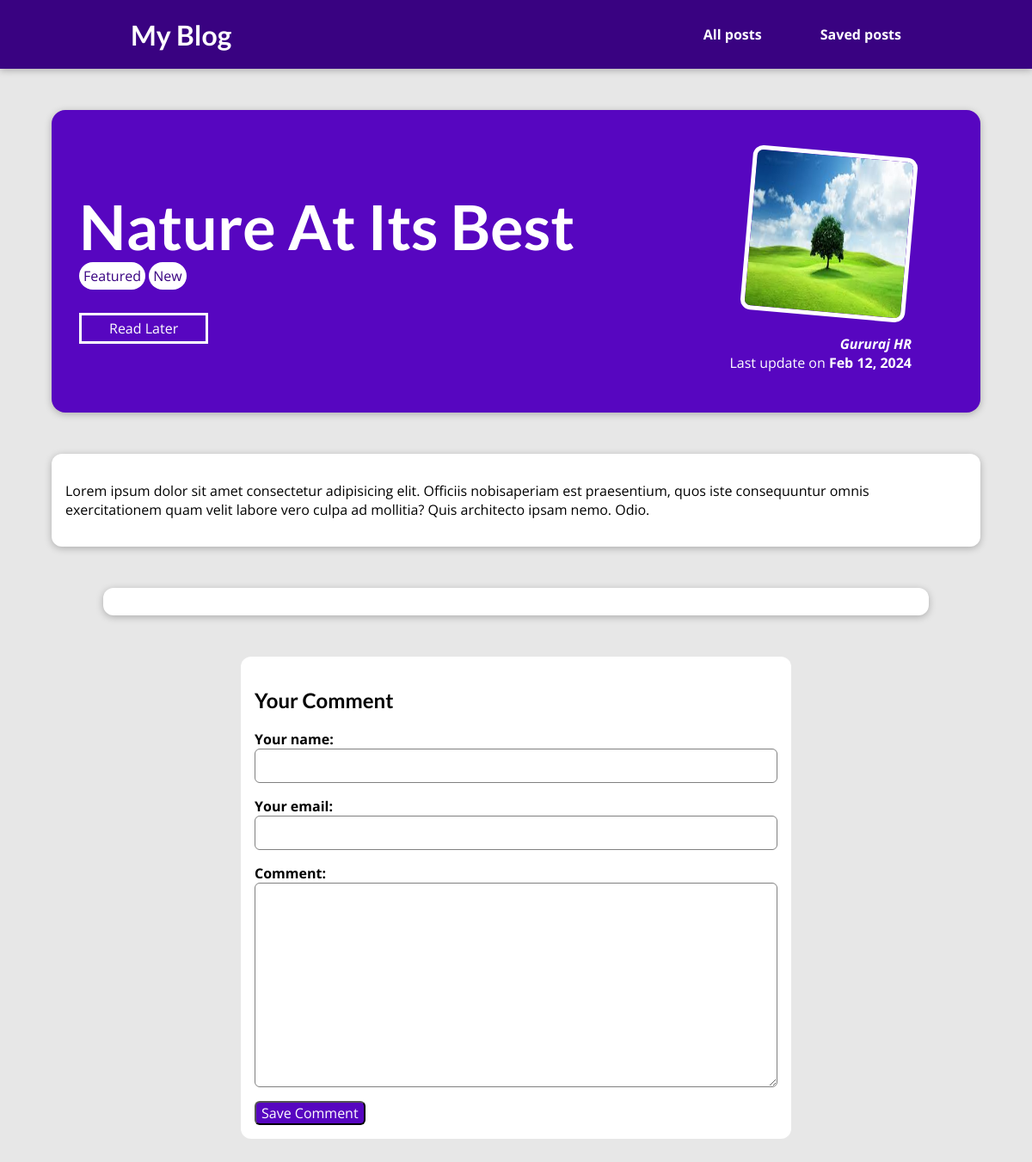
Page /posts/nature-at-its-best on the earlier database version.
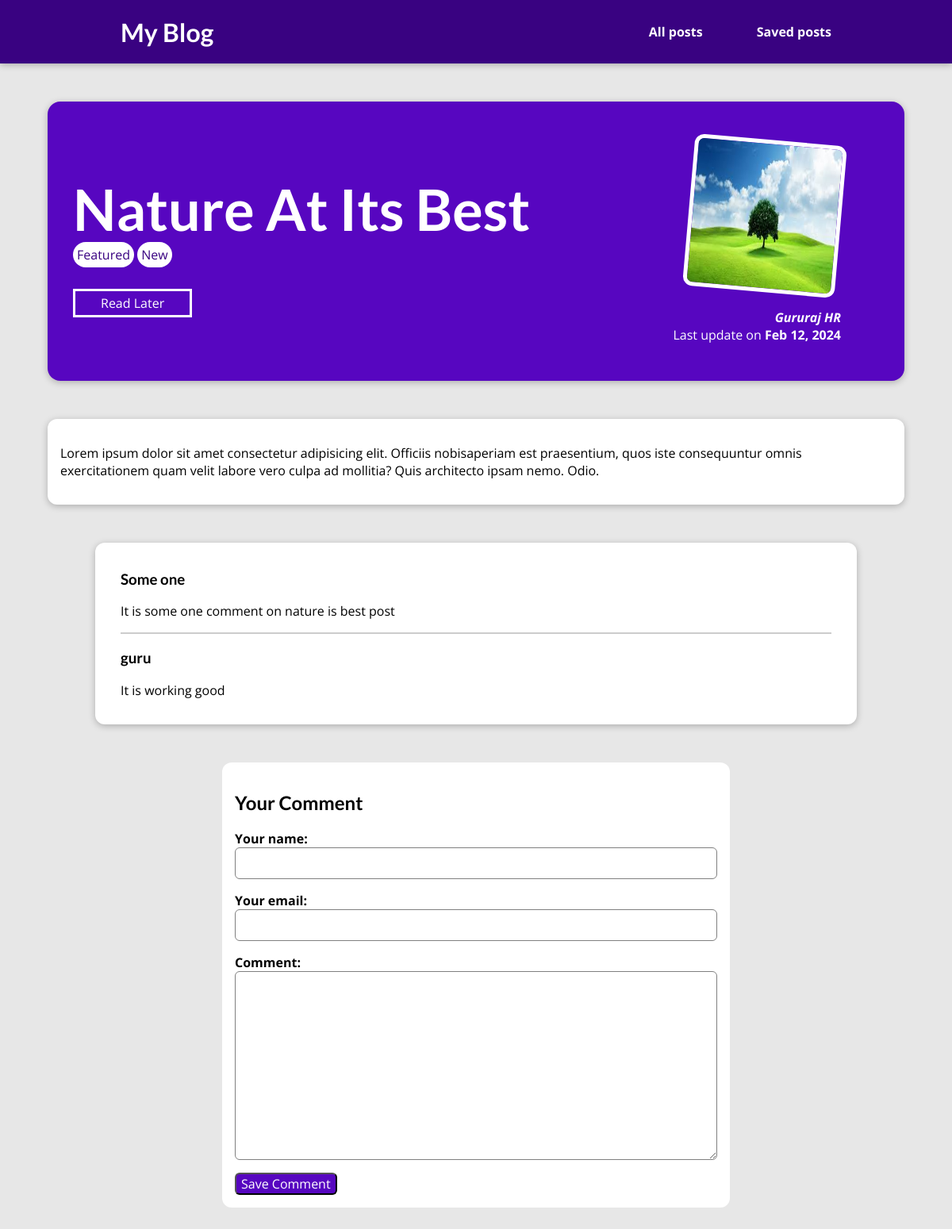
Same page on the later database version.
### blog/models.py (models this page shows, shortened)
class Post(models.Model):
    title = models.CharField(max_length = 50)
    excerpt = models.CharField(max_length = 500)
    image = models.ImageField(upload_to= "posts", null = True)
    date = models.DateField(auto_now = True)
    slug = models.SlugField(unique = True, db_index = True)
    content = models.TextField(validators = [MinLengthValidator(10)])
    author = models.ForeignKey(Author, on_delete = models.SET_NULL, related_name = "post", null = True)
    tags = models.ManyToManyField(Tag)

class Tag(models.Model):
    caption = models.CharField(max_length = 20)
    def __str__(self):
        return self.caption

class Author(models.Model):
    first_name = models.CharField(max_length = 100)
    last_name = models.CharField(max_length = 100)
    email = models.EmailField()
    def __str__(self):
        return f"{self.first_name} {self.last_name}"

class Comment(models.Model):
    user_name = models.CharField(max_length=50)
    user_email = models.EmailField()
    text = models.TextField(max_length = 400)
    post = models.ForeignKey(Post, on_delete = models.CASCADE, related_name = "comments")

### blog/views.py (the view, shortened to what this page needs)
# urls.py: path("posts/<slug:slug>", views.SinglePostView.as_view(), name = "posts-detailed-page"),
class SinglePostView(View):
        def is_save_later(self, request, post_id):
            stored_post = request.session.get("stored_post")
            if stored_post is not None:
                is_save_for_later = post_id in stored_post
            else:
                is_save_for_later = False
            return is_save_for_later
        def get(self, request, slug):
            post= Post.objects.get(slug = slug)
            context = {
                 "post": post,
                 "post_tags": post.tags.all(),
                 "comment_form": CommentForm(),
                 "comments": post.comments.all().order_by("-id"),
                 "is_saved_for_later": self.is_save_later(request, post.id)
            }
            return render(request, "blog/post-detail.html", context)

### blog/forms.py
class CommentForm(forms.ModelForm):
    class Meta:
        model = Comment
        exclude = ["post"]
        labels = {
            "user_name": "Your name",
            "user_email": "Your email",
            "text": "Comment",
        }

### blog/templates/blog/post-detail.html (shortened to what this page needs)
{% extends "base.html" %}
{%load static %}
{% block css_link %}
<link rel="stylesheet" href="{% static "blog/post-detail.css" %}">
{% endblock %}
{% block content %}
<section id = "summary">
    <h2>{{post.title}}</h2>
    <div>
        {% for tag in post_tags %}
            <span class="tag">{{tag}}</span>
        {% endfor %}
    </div>
    <div id = "read-later">
        <form action = "{% url "read-later" %}" method = "POST">
        <button>
            {% if is_saved_for_later %}
                remove Read later
            {% else %}
                Read Later
            {% endif %}
        </button>
        </form>
    </div>
    <article>
        <img src = {{ post.image.url }} alt = "mountain img"/>
        <address><a href="mailto:{{post.author.email}}">{{post.author}}</a></address>
        <div>
            Last update on <time>{{post.date|date:"M d, Y"}}</time>
        </div>
    </article>
</section>
<main>
    <p>
        {{post.content|linebreaks}}
    </p>
</main>
<section id = "comments">
    <ul>
        {% for comment in comments %}
            <li>
                <h3>{{ comment.user_name }}</h3>
                <p>{{ comment.text }}</p>
            </li>
        {% endfor %}
    </ul>
</section>
<section>
    <form id = "comment-form" action = "{% url "posts-detailed-page" post.slug %}" method = "POST">
        <h2>Your Comment</h2>
        {% for each_filed in comment_form %}
            <div class = "form-control {% if each_filed.errors %}invalid{% endif %}">
                {{ each_filed.label_tag }}
                {{ each_filed }}
            </div>
        {% endfor %}
    <button>Save Comment</button>
    </form>
</section>
{% endblock %}

### templates/base.html (shortened to what this page needs)
{% load static %}
<!DOCTYPE html>
<html>
    <head>
        <link rel="stylesheet" href="{% static "app.css" %}">
        {% block css_link %}{% endblock %}
    </head>
    <body>
        <header id = "main-navigation">
            <h1><a href="{% url "starting-page" %}">My Blog</a></h1>
            <nav><a href="{% url "posts-page" %}">All posts</a>
                <a href="{% url "read-later" %}">Saved posts</a></nav>
        </header>
        {% block content %}{% endblock %}
    </body>
</html>

### static/app.css (style rules this page uses)
* { box-sizing: border-box; }
html { font-family: 'Open Sans', 'Lato', sans-serif; }
body { margin: 0; }
h1, h2, h3 { font-family: 'Lato', sans-serif; font-weight: bold; }
#main-navigation { width: 100%; height: 5rem; display: flex; justify-content: space-between; align-items: center; padding: 0 10%; position: absolute; top: 0; left: 0; }
#main-navigation a { text-decoration: none; color: white; font-weight: bold; margin: 2rem; }

### blog/static/blog/post-detail.css (style rules this page uses)
body { background-color: #e7e7e7; }
#main-navigation { background-color: #390281; box-shadow: 0 2px 8px rgba(0, 0, 0, 0.25); }
#summary { margin: 8rem auto 3rem auto; padding: 2rem; width: 90%; max-width: 90rem; border-radius: 16px; background-color: #5706c0; position: relative; box-shadow: 0 2px 8px rgba(0, 0, 0, 0.25); height: 22rem; }
#summary h2 { color: white; font-size: 4.5rem; margin-bottom: 0.25rem; }
#summary article { position: absolute; top: 2rem; right: 3rem; padding: 1rem 2rem; border-radius: 12px; text-align: right; color: white; }
#summary article img { width: 12rem; height: 12rem; border-radius: 12px; transform: rotateZ(5deg); border: 5px solid white; margin-bottom: 1rem; }
#summary address { font-weight: bold; }
#summary a { color: white; text-decoration: none; }
#summary time { font-weight: bold; }
main { width: 90%; max-width: 90rem; margin: 3rem auto; background-color: white; padding: 1rem; border-radius: 12px; box-shadow: 0 2px 8px rgba(0, 0, 0, 0.25); }
.tag { background-color: white; color: #390281; border-radius: 20px; padding: 5px; }
#comment-form { margin: 3rem auto; width: 90%; max-width: 40rem; border-radius: 12px; background-color: white; box-shadow: rgba(0, 0, 0, 0.241); padding: 1rem; }
#comment-form button { font: inherit; background-color: #5706c0; color: white; border-radius: 6px; cursor: pointer; }
.form-control { margin-bottom: 1rem; }
.form-control label { font-weight: bold; margin-bottom: 0.5rem; }
.form-control input, .form-control textarea { display: block; width : 100%; padding: 0.5rem; font: inherit; border-radius: 6px; border: 1px solid gray; }
#comments { margin: 3rem auto; width: 90%; max-width: 60rem; border-radius: 12px; background-color: white; box-shadow: 0 2px 8px rgba(0, 0, 0, 0.25); padding: 1rem 2rem; }
#comments ul { list-style: none; margin: 0; padding: 0; }
#comments li { margin-bottom: 1rem; border-bottom: 2px solid #ccc; }
#comments li:last-of-type { border-bottom: none; }
#read-later { margin: 2rem 0; }
#read-later button { background-color: transparent; border: solid white; padding: 0.25rem 2rem; font: inherit; color: white; cursor: pointer; }

Differences in the rows shown:
added Comment: user_name "Some one", text "It is some one comment on nature is best post"
added Comment: user_name "guru", text "It is working good"
